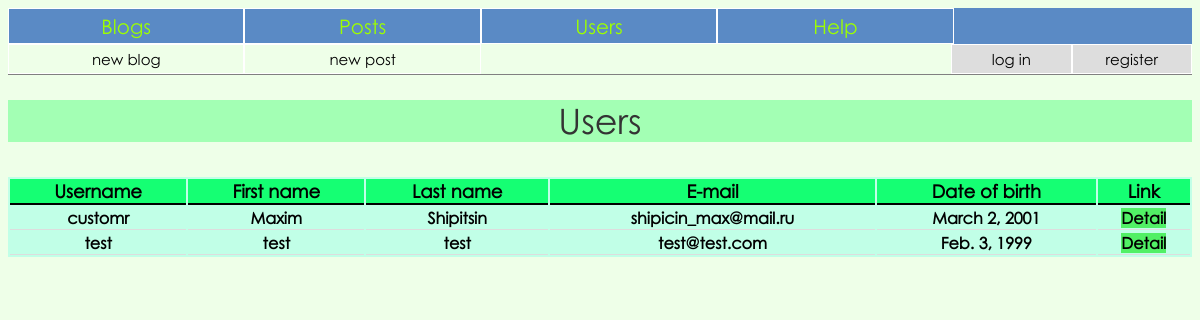
/users/, run on the app's committed database.
### blog/models.py (models this page shows, shortened)
class MyUser(AbstractBaseUser):
	username = models.CharField('username', max_length=50, unique=True)
	first_name = models.CharField('first name', max_length=50)
	last_name = models.CharField('last name', max_length=50)
	email = models.EmailField(
		verbose_name='email address',
		max_length=255,
		unique=True,
	)
	date_of_birth = models.DateField()
	is_active = models.BooleanField(default=True)
	is_admin = models.BooleanField(default=False)
	objects = MyUserManager()
	USERNAME_FIELD = 'username'
	EMAIL_FIELD = 'email'
	REQUIRED_FIELDS = ['first_name', 'last_name', 'email', 'date_of_birth']

### blog/views.py (the view)
# urls.py: path('users/', views.get_users, name='users'),
def get_users(request):
	users = MyUser.objects.all()
	context = {'users': users}
	return render(request, 'blog/users.html', context)

### blog/templates/blog/users.html (shortened to what this page needs)
{% extends 'blog/base.html' %}
{% block content %}
<p class='title'>Users</p>
<div>
	<table>
		<thead>
			<tr>
				<th>Username</th>
				<th>First name</th>
				<th>Last name</th>
				<th>E-mail</th>
				<th>Date of birth</th>
				<th>Link</th>
			</tr>
		</thead>
		<tbody>
		{% for thisuser in users %}
			<tr>
				<th>{{ thisuser.username }}</th>
				<th>{{ thisuser.first_name }}</th>
				<th>{{ thisuser.last_name }}</th>
				<th>{{ thisuser.email }}</th>
				<th>{{ thisuser.date_of_birth }}</th>
				<th><a href="{% url 'blog:user' thisuser.id %}">Detail</a></th>
			</tr>
		{% endfor %}
		</tbody>
	</table>
</div>
{% endblock content %}

### blog/static/blog/content/style.css (style rules this page uses)
* { font-family: 'gothic' }
body { background: #eeffe8; }
a { outline: none; text-decoration: none; vertical-align: center; }
a:link { color: black; background: #51f065; }
table { width: 100%; background: #c1ffe7; overflow: auto; }
thead th { font-weight: bold; font-size: 18px; background: #15ff73; border-bottom: solid 2px black }
th { border-bottom: solid 1px #dddddd; }
.title { margin-top: 25px; width: 100%; font-size: 35px; line-height: 1.2; background: #a3ffb4; color: #333; text-align: center; }

### data on the page
MyUser: username "customr", first_name "Maxim", last_name "Shipitsin", email "shipicin_max@mail.ru", date_of_birth "March 2, 2001"
MyUser: username "test", first_name "test", last_name "test", email "test@test.com", date_of_birth "Feb. 3, 1999"
